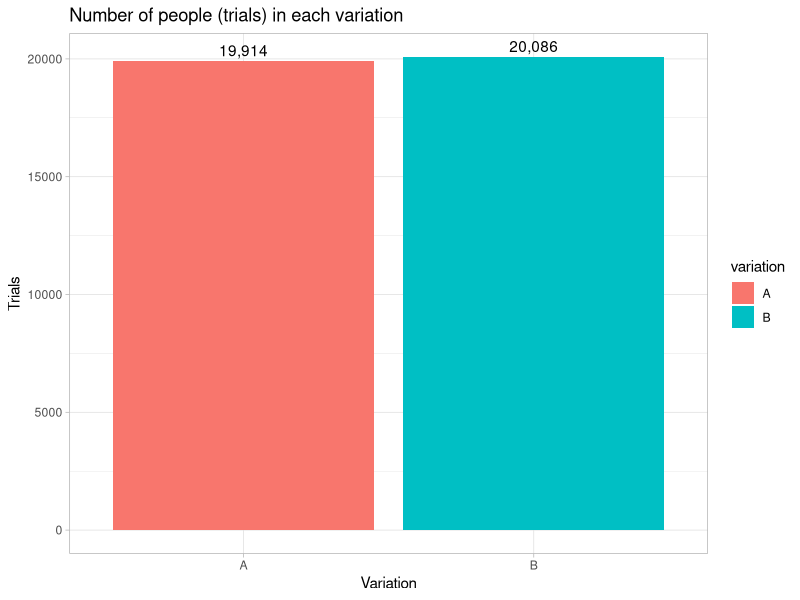
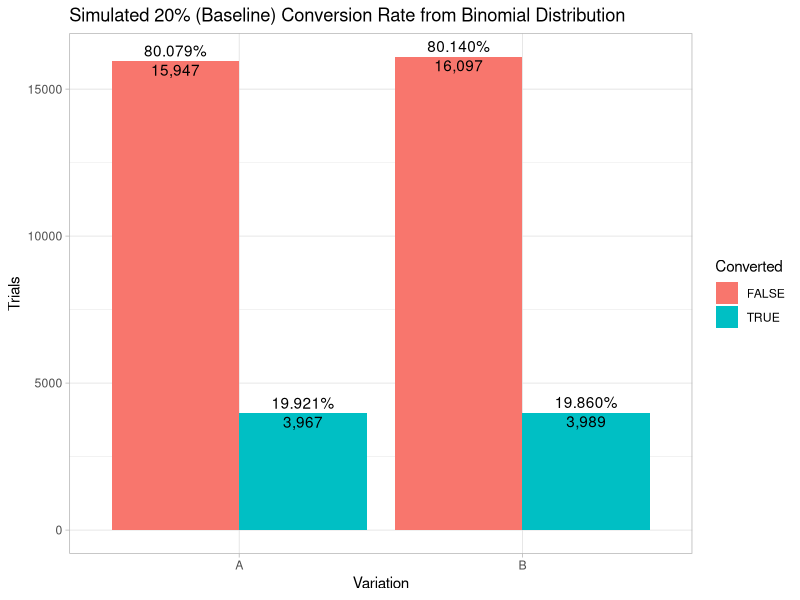
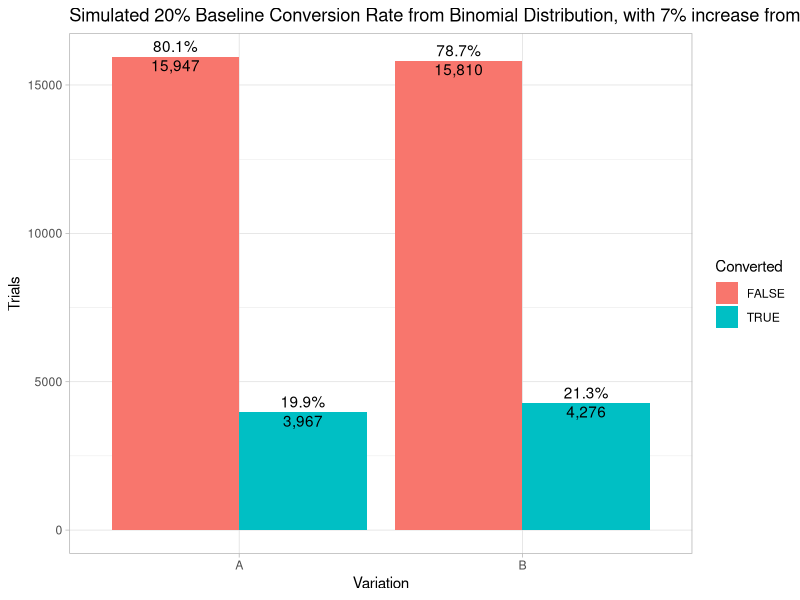
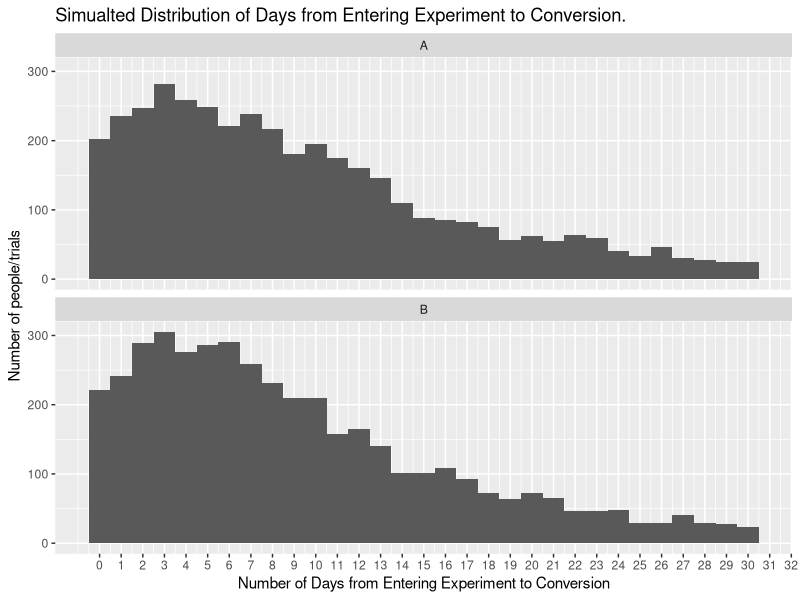
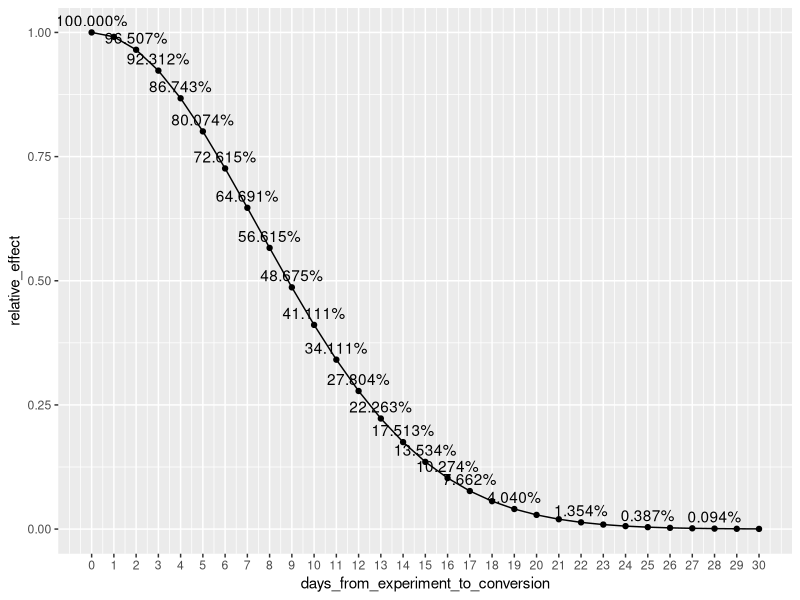
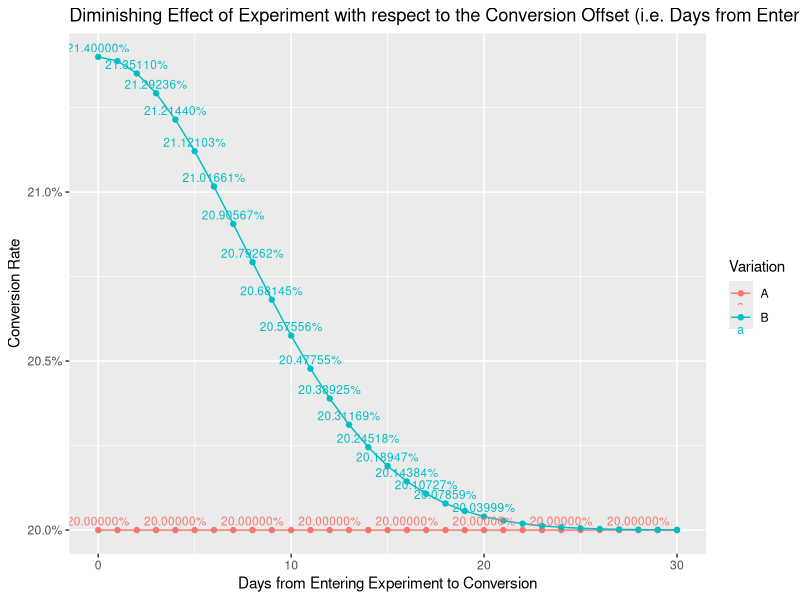
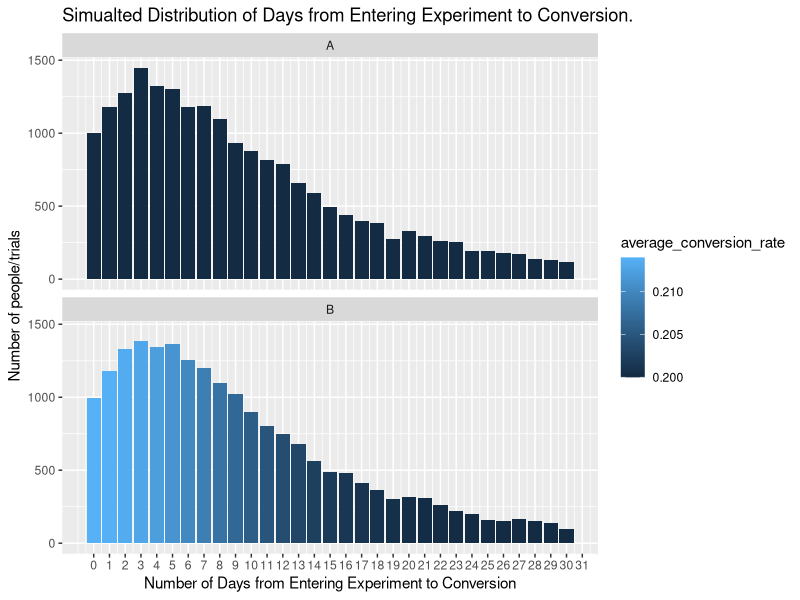
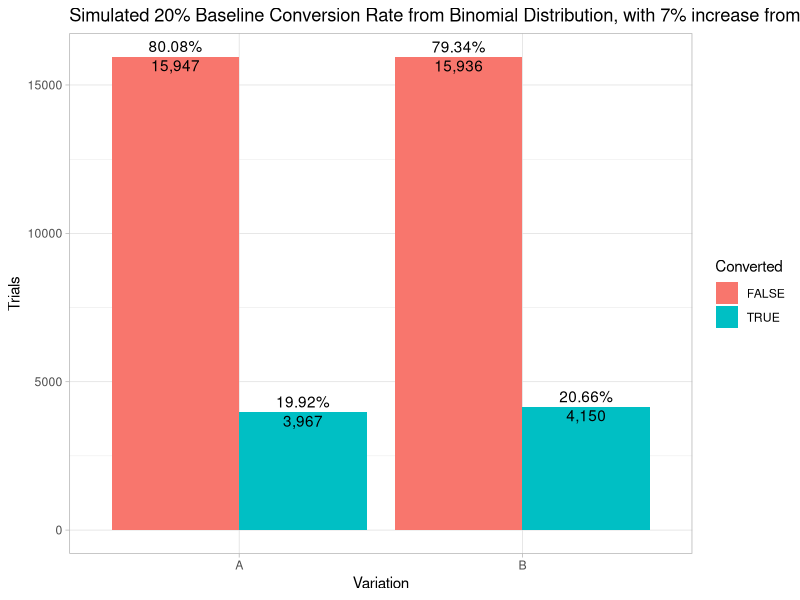

Here is the R script that generated these plots, in order:
## ---- chunk 1
library(knitr)
library(tidyverse)
library(lubridate)
library(scales)
options(scipen=999) # non-scientific notation

knitr::opts_chunk$set(echo = FALSE)
## ---- chunk 2
num_trials <- 40000
set.seed(1)
traffic <- data.frame(id=sample(1:1000000, num_trials, replace=F))

set.seed(1)
traffic$variation <- ifelse(rbinom(num_trials, 1, 0.5), 'A', 'B')

traffic %>% 
    count(variation) %>%
    ggplot(aes(x=variation, y=n, fill=variation)) +
    geom_col() +
    geom_text(aes(label=comma_format()(n)), vjust = -0.4) +
    labs(title='Number of people (trials) in each variation',
         y='Trials',
         x='Variation') +
    theme(legend.position = 'none') +
    theme_light()
## ---- chunk 3
baseline_conversion_rate <- 0.20
traffic$baseline_conversion_rate <- baseline_conversion_rate
## ---- chunk 4
converted_by_id <- function(id, conversion_rate) {
    #set.seed(id)
    return (as.logical(rbinom(1, 1, conversion_rate)))
}
set.seed(4)
traffic$converted <- map2_lgl(traffic$id, traffic$baseline_conversion_rate, ~ converted_by_id(.x, .y))

conversion_table <- table(traffic$variation, traffic$converted)
conversions <- c(conversion_table['A', 'TRUE'], conversion_table['B', 'TRUE'])
non_conversions <- c(conversion_table['A', 'FALSE'], conversion_table['B', 'FALSE'])
trials <- conversions + non_conversions

traffic %>% 
    count(variation, converted) %>%
    group_by(variation) %>%
    mutate(baseline_conversion_rate = n / sum(n)) %>%
    ungroup() %>%
    ggplot(aes(x=variation, y=n, fill=converted)) +
    geom_col(position='dodge') +
    geom_text(aes(label=comma_format()(n)),
              position = position_dodge(width=0.9),
              vjust = 1.2) +
    geom_text(aes(label=percent_format()(baseline_conversion_rate)),
              position = position_dodge(width=0.9),
              vjust = -0.4) +
    labs(title='Simulated 20% (Baseline) Conversion Rate from Binomial Distribution',
         y='Trials',
         x='Variation',
         fill='Converted') +
    theme_light()

prop.test(x=conversions, n=trials)$p.value
## ---- chunk 5
simulated_percent_increase_in_b <- 0.07
## ---- chunk 6
traffic <- traffic %>%
    mutate(lift = ifelse(variation == 'A', 0, simulated_percent_increase_in_b)) %>%
    mutate(conversion_rate = baseline_conversion_rate + (baseline_conversion_rate * lift)) %>%
    select(-converted)

set.seed(4)
converted_no_diminishing_effects <- map2_lgl(traffic$id, traffic$conversion_rate, ~ converted_by_id(.x, .y))
traffic$converted <- converted_no_diminishing_effects
#set.seed(2)
#traffic$converted <-as.logical(rbinom(num_trials, 1, baseline_conversion_rate))

conversion_table <- table(traffic$variation, traffic$converted)
conversions <- c(conversion_table['A', 'TRUE'], conversion_table['B', 'TRUE'])
non_conversions <- c(conversion_table['A', 'FALSE'], conversion_table['B', 'FALSE'])
trials <- conversions + non_conversions

a_conversion_rate <- conversions[1] / trials[1]
b_conversion_rate <- conversions[2] / trials[2]

b_percent_increase_over_baseline <- (b_conversion_rate - baseline_conversion_rate) / b_conversion_rate
b_percent_increase_over_a <- (b_conversion_rate - a_conversion_rate) / b_conversion_rate

traffic %>% 
    count(variation, converted) %>%
    group_by(variation) %>%
    mutate(conversion_rate = n / sum(n)) %>%
    ungroup() %>%
    ggplot(aes(x=variation, y=n, fill=converted)) +
    geom_col(position='dodge') +
    geom_text(aes(label=comma_format()(n)),
              position = position_dodge(width=0.9),
              vjust = 1.2) +
    geom_text(aes(label=percent_format()(conversion_rate)),
              position = position_dodge(width=0.9),
              vjust = -0.4) +
    labs(title=paste('Simulated', percent(baseline_conversion_rate),'Baseline Conversion Rate from Binomial Distribution, with', percent(simulated_percent_increase_in_b),'increase from effects of B variation.'),
         y='Trials',
         x='Variation',
         fill='Converted') +
    theme_light()

prop.test(x=conversions, n=trials)$p.value
## ---- chunk 7
scale_a_b <- function(x, a, b) {

    (b - a) * ((x - min(x)) / (max(x) - min(x))) + a 
}

set.seed(44)
#offset <- round(scale_a_b(rlnorm(n=num_trials, meanlog = 0.04), 0, 50))
#hist(offset)
offset <- round(scale_a_b(rgamma(num_trials, shape = 1.7), 1, 75))
offset <- ifelse(offset <= 1, 2, offset)
offset <- offset - 2



set.seed(NULL)
traffic <- traffic %>%
    mutate(conversion_offset = offset,
           #conversion_offset = ifelse(conversion_offset > 30, round(runif(1, min=20, max=30)), conversion_offset),
           conversion_offset = ifelse(conversion_offset < 0, 0, conversion_offset))

traffic$conversion_offset <- map_dbl(traffic$conversion_offset, ~ {
    if(. > 30) {
        return (round(runif(1, min=20, max=30)))
    } else {
        return (.)
    }
})

traffic %>%
    filter(converted) %>%
    ggplot(aes(x=conversion_offset)) +
    geom_histogram(binwidth = 1) +
    scale_x_continuous(breaks = seq(0, 100)) +
    facet_wrap(~variation, nrow=2) +
    labs(title='Simualted Distribution of Days from Entering Experiment to Conversion.',
         y='Number of people/trials',
         x='Number of Days from Entering Experiment to Conversion')
## ---- chunk 8
stand_dev <- .5
scale_norm <- 1 / dnorm(0, sd=stand_dev)

relative_effect <- function(day_number) {
    return (dnorm(((day_number) / 30 * 2), sd=stand_dev) * scale_norm)
}


data.frame(days_from_experiment_to_conversion=0:30) %>%
    mutate(relative_effect = relative_effect(days_from_experiment_to_conversion)) %>%
    ggplot(aes(x=days_from_experiment_to_conversion, y=relative_effect)) +
    geom_line() +
    geom_point() +
    geom_text(aes(label=percent(relative_effect)), vjust=-0.5, check_overlap = TRUE) +
    scale_x_continuous(breaks = 0:30)

traffic <- traffic %>%
    mutate(diminished_conversion_rate = baseline_conversion_rate + (baseline_conversion_rate * lift * relative_effect(conversion_offset)))
# %>%
#     select(-converted)

stopifnot(all(ifelse(traffic$variation == "A", traffic$baseline_conversion_rate == traffic$conversion_rate, TRUE)))
stopifnot(all(ifelse(traffic$variation == "A", traffic$baseline_conversion_rate == traffic$diminished_conversion_rate, TRUE)))

traffic %>%
    # filter()
    # filter(!is.na(conversion_offset)) %>%
    group_by(conversion_offset, variation) %>%
    summarise(diminished_conversion_rate = mean(diminished_conversion_rate)) %>%
 #   spread(variation, diminished_conversion_rate) %>%
    ggplot(aes(x=conversion_offset, y=diminished_conversion_rate, color=variation)) +
    geom_line() +
    geom_point() +
    geom_text(aes(label=percent_format()(diminished_conversion_rate)), check_overlap=TRUE, size = 3, vjust=-0.5) + 
    scale_y_continuous(labels = percent_format()) +
    #expand_limits(y=0) +
    labs(title="Diminishing Effect of Experiment with respect to the Conversion Offset (i.e. Days from Entering Experiment to Conversion)",
         y='Conversion Rate',
         x='Days from Entering Experiment to Conversion',
         color='Variation')

traffic %>%
    group_by(conversion_offset, variation) %>%
    summarise(num_trials=n(),
              average_conversion_rate = mean(diminished_conversion_rate)) %>%
    ggplot(aes(x=conversion_offset, y=num_trials, fill=average_conversion_rate)) +
    geom_col() +
    scale_x_continuous(breaks = seq(0, 100)) +
    facet_wrap(~variation, nrow=2) +
    labs(title='Simualted Distribution of Days from Entering Experiment to Conversion.',
         y='Number of people/trials',
         x='Number of Days from Entering Experiment to Conversion')
## ---- chunk 9
set.seed(4)
new_converted <- map2_lgl(traffic$id, traffic$diminished_conversion_rate, ~ converted_by_id(.x, .y))

# ensure that conversions of variation A don't change
stopifnot(all(ifelse(traffic$variation == "A", converted_no_diminishing_effects == new_converted, TRUE)))

traffic$converted <- new_converted
#set.seed(2)
#traffic$converted <-as.logical(rbinom(num_trials, 1, baseline_conversion_rate))


conversion_table <- table(traffic$variation, traffic$converted)
conversions <- c(conversion_table['A', 'TRUE'], conversion_table['B', 'TRUE'])
non_conversions <- c(conversion_table['A', 'FALSE'], conversion_table['B', 'FALSE'])
trials <- conversions + non_conversions

a_conversion_rate <- conversions[1] / trials[1]
b_conversion_rate <- conversions[2] / trials[2]

b_percent_increase_over_baseline <- (b_conversion_rate - baseline_conversion_rate) / b_conversion_rate
b_percent_increase_over_a <- (b_conversion_rate - a_conversion_rate) / b_conversion_rate

traffic %>% 
    count(variation, converted) %>%
    group_by(variation) %>%
    mutate(conversion_rate = n / sum(n)) %>%
    ungroup() %>%
    ggplot(aes(x=variation, y=n, fill=converted)) +
    geom_col(position='dodge') +
    geom_text(aes(label=comma_format()(n)),
              position = position_dodge(width=0.9),
              vjust = 1.2) +
    geom_text(aes(label=percent_format()(conversion_rate)),
              position = position_dodge(width=0.9),
              vjust = -0.4) +
    labs(title=paste('Simulated', percent(baseline_conversion_rate),'Baseline Conversion Rate from Binomial Distribution, with', percent(simulated_percent_increase_in_b),'increase from effects of B variation.'),
         y='Trials',
         x='Variation',
         fill='Converted') +
    theme_light()

prop.test(x=conversions, n=trials)$p.value
## ---- chunk 10
attribution_window_days <- 7
## ---- chunk 11
#traffic$converted <- map2_lgl(traffic$id, traffic$diminished_conversion_rate, ~ converted_by_id(.x, .y))

traffic <- traffic %>%
    mutate(converted_within_window = ifelse(conversion_offset <= attribution_window_days, converted, FALSE))

#set.seed(2)
#traffic$converted_within_window <-as.logical(rbinom(num_trials, 1, baseline_conversion_rate))

conversion_table <- table(traffic$variation, traffic$converted_within_window)
conversions <- c(conversion_table['A', 'TRUE'], conversion_table['B', 'TRUE'])
non_conversions <- c(conversion_table['A', 'FALSE'], conversion_table['B', 'FALSE'])
trials <- conversions + non_conversions

a_conversion_rate <- conversions[1] / trials[1]
b_conversion_rate <- conversions[2] / trials[2]

b_percent_increase_over_baseline <- (b_conversion_rate - baseline_conversion_rate) / b_conversion_rate
b_percent_increase_over_a <- (b_conversion_rate - a_conversion_rate) / b_conversion_rate

traffic %>% 
    count(variation, converted_within_window) %>%
    group_by(variation) %>%
    mutate(conversion_rate = n / sum(n)) %>%
    ungroup() %>%
    ggplot(aes(x=variation, y=n, fill=converted_within_window)) +
    geom_col(position='dodge') +
    geom_text(aes(label=comma_format()(n)),
              position = position_dodge(width=0.9),
              vjust = 1.2) +
    geom_text(aes(label=percent_format()(conversion_rate)),
              position = position_dodge(width=0.9),
              vjust = -0.4) +
    labs(title=paste('Simulated', percent(baseline_conversion_rate),'Baseline Conversion Rate from Binomial Distribution, with', percent(simulated_percent_increase_in_b),'increase from effects of B variation.'),
         y='Trials',
         x='Variation',
         fill='Converted') +
    theme_light()

prop.test(x=conversions, n=trials)$p.value
## ---- chunk 12
set.seed(43)
traffic$day_entered_experiment <- floor(runif(n=num_trials, min=1, max=31))

traffic <- traffic %>%
    mutate(day_converted = ifelse(converted, day_entered_experiment + conversion_offset, NA),
           day_converted_within_window = ifelse(converted_within_window, day_entered_experiment + conversion_offset, NA))


set.seed(43)
traffic$day_entered_experiment <- floor(runif(n=num_trials, min=1, max=31))

traffic <- traffic %>%
    mutate(day_converted = ifelse(converted, day_entered_experiment + conversion_offset, NA),
           day_converted_within_window = ifelse(converted_within_window, day_entered_experiment + conversion_offset, NA))
## ---- chunk 13
traffic %>%
    count(day_entered_experiment, variation) %>%
    ggplot(aes(x=day_entered_experiment, y=n, color=variation, group=variation)) +
    geom_line() +
    geom_point() +
    expand_limits(y=0)


traffic %>%
    mutate(offset_first_day = conversion_offset == 0) %>%
     count(day_entered_experiment, variation, offset_first_day) %>%
    filter(offset_first_day) %>%
    ggplot(aes(x=day_entered_experiment, y=n, color=variation, group=variation)) +
    geom_line() +
    geom_point() +
    expand_limits(y=0)
## ---- chunk 14
num_days_people_are_still_converting <- max(traffic$day_entered_experiment) + max(traffic$conversion_offset)
experiment <- data.frame(experiment_day = NULL, variation=NULL, conversions = NULL, trials = NULL)

for(ex_day in 1:num_days_people_are_still_converting) {
    day_results <- rbind(data.frame(experiment_day = ex_day,
                                    variation="A",
                                    cumulative_conversions = sum(traffic$variation == "A" & traffic$day_converted <= ex_day, na.rm = TRUE),
                                    cumulative_trials = sum(traffic$variation == "A" & traffic$day_entered_experiment <= ex_day)),
                         data.frame(experiment_day = ex_day,
                                    variation="B",
                                    cumulative_conversions = sum(traffic$variation == "B" & traffic$day_converted <= ex_day, na.rm = TRUE),
                                    cumulative_trials = sum(traffic$variation == "B" & traffic$day_entered_experiment <= ex_day)))

    experiment <- rbind(experiment, day_results)


}
experiment %>%
    mutate(cumulative_conversion_rate=cumulative_conversions / cumulative_trials) %>%
    ggplot(aes(x=experiment_day, y=cumulative_conversion_rate, color = variation, group=variation)) +
        geom_line() +
        geom_point() +
        scale_y_continuous(breaks = seq(0, 1, 0.05)) +
        expand_limits(y=c(0,0.3))

temp <- experiment %>%
    #mutate(cumulative_conversion_rate=cumulative_conversions / cumulative_trials) %>%
  gather(variable, value, -(experiment_day:variation)) %>%
  unite(temp, variation, variable) %>%
  spread(temp, value)

temp$p_value <- with(temp, pmap_dbl(list(A_cumulative_conversions, B_cumulative_conversions, A_cumulative_trials, B_cumulative_trials),
                                    function(a, b, c, d) prop.test(x=c(a, b), n=c(c, d))$p.value))

temp %>%
    ggplot(aes(x=experiment_day, y=p_value)) +
        geom_line() +
        geom_point() +
    geom_text(aes(label=round(p_value, 3)), vjust=-0.5, check_overlap = TRUE) +
    geom_hline(yintercept = 0.05, color ='red') +
    scale_y_continuous(breaks = seq(0, 1, 0.05)) +
    expand_limits(y=c(0,1))

## ---- chunk 15
num_days_people_are_still_converting <- max(traffic$day_entered_experiment) + max(traffic$conversion_offset)
experiment <- data.frame(experiment_day = NULL, variation=NULL, conversions = NULL, trials = NULL)

for(ex_day in 1:num_days_people_are_still_converting) {
    local_traffic <- traffic %>% filter(day_entered_experiment + attribution_window_days < ex_day)

    day_results <- rbind(data.frame(experiment_day = ex_day,
                                    variation="A",
                                    cumulative_conversions = sum(local_traffic$variation == "A" & local_traffic$day_converted_within_window <= ex_day, na.rm = TRUE),
                                    cumulative_trials = sum(local_traffic$variation == "A")),
                         data.frame(experiment_day = ex_day,
                                    variation="B",
                                    cumulative_conversions = sum(local_traffic$variation == "B" & local_traffic$day_converted_within_window <= ex_day, na.rm = TRUE),
                                    cumulative_trials = sum(local_traffic$variation == "B")))

    experiment <- rbind(experiment, day_results)


}
experiment %>%
    mutate(cumulative_conversion_rate=cumulative_conversions / cumulative_trials) %>%
    ggplot(aes(x=experiment_day, y=cumulative_conversion_rate, color = variation, group=variation)) +
        geom_line() +
        geom_point() +
        scale_y_continuous(breaks = seq(0, 1, 0.05)) +
        expand_limits(y=c(0,0.3))


# experiment %>%
#     mutate(cumulative_conversion_rate=cumulative_conversions / cumulative_trials) %>%
#     #select(experiment_day, variation, cumulative_conversion_rate) %>%
#     spread(variation, c(cumulative_conversions, cumualtive_trials))
#     

temp <- experiment %>%
    #mutate(cumulative_conversion_rate=cumulative_conversions / cumulative_trials) %>%
  gather(variable, value, -(experiment_day:variation)) %>%
  unite(temp, variation, variable) %>%
  spread(temp, value)

prop.test_list <- with(temp, pmap(list(A_cumulative_conversions, B_cumulative_conversions, A_cumulative_trials, B_cumulative_trials),
                                    function(a, b, c, d) {
                                        if(a+b > 0) {
                                            prop.test(x=c(a, b), n=c(c, d))
                                        } else {
                                            NA    
                                        }
                                    }
                                    ))

temp$p_value <- map_dbl(prop.test_list,~  {
    
    if(is.na(.[[1]])) {
        return (NA)
    } else {
         .$p.value   
    }
})
temp %>%
    ggplot(aes(x=experiment_day, y=p_value)) +
        geom_line() +
        geom_point() +
    geom_text(aes(label=round(p_value, 3)), vjust=-0.5, check_overlap = TRUE) +
    geom_hline(yintercept = 0.05, color ='red') +
    scale_y_continuous(breaks = seq(0, 1, 0.05)) +
    expand_limits(y=c(0,1))

## ---- chunk 16
traffic %>%
    rename(experiment_day = day_entered_experiment) %>%
    group_by(experiment_day, variation) %>%
    summarise(trials= n(),
              conversions=sum(day_converted <= experiment_day, na.rm = TRUE)) %>%
    ungroup() %>%
    select(conversions) %>% sum()
    

sum(!is.na(traffic$day_converted))

sort(unique(traffic$day_converted))

traffic %>%
    group_by(day_entered_experiment, variation) %>%
    summarise(conversions = sum(converted),
              trials = n()) %>%
    ungroup() %>%
    arrange(day_entered_experiment) %>%
    group_by(variation) %>%
    mutate(cumulative_conversions=cumsum(conversions),
           cumulative_trials=cumsum(trials)) %>%
    ungroup() %>%
    mutate(cumulative_conversion_rate= cumulative_conversions/cumulative_trials) %>%
    select(day_entered_experiment, variation, cumulative_conversion_rate) %>%
    #spread(variation, cumulative_conversion_rate) %>%
    ggplot(aes(x=day_entered_experiment, y = cumulative_conversion_rate, color = variation)) +
    geom_line() +
    geom_point()
## ---- chunk 17
traffic %>%
    group_by(day_entered_experiment, variation) %>%
    summarise(conversions = sum(converted),
              trials = n()) %>%
    ungroup() %>%
    arrange(day_entered_experiment) %>%
    group_by(variation) %>%
    mutate(cumulative_conversions=cumsum(conversions),
           cumulative_trials=cumsum(trials)) %>%
    ungroup() %>%
    mutate(cumulative_conversion_rate= cumulative_conversions/cumulative_trials) %>%
    select(day_entered_experiment, variation, cumulative_conversion_rate) %>%
    #spread(variation, cumulative_conversion_rate) %>%
    ggplot(aes(x=day_entered_experiment, y = cumulative_conversion_rate, color = variation)) +
    geom_line() +
    geom_point()
## ---- chunk 18
traffic %>%
    group_by(day_entered_experiment, variation) %>%
    summarise(conversions = sum(converted_within_window),
              trials = n()) %>%
    ungroup() %>%
    arrange(day_entered_experiment) %>%
    group_by(variation) %>%
    mutate(cumulative_conversions=cumsum(conversions),
           cumulative_trials=cumsum(trials)) %>%
    ungroup() %>%
    mutate(cumulative_conversion_rate= cumulative_conversions/cumulative_trials) %>%
    select(day_entered_experiment, variation, cumulative_conversion_rate) %>%
    #spread(variation, cumulative_conversion_rate) %>%
    ggplot(aes(x=day_entered_experiment, y = cumulative_conversion_rate, color = variation)) +
    geom_line() +
    geom_point()
